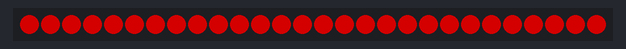
Recording of a program running on a simulated Arduino Nano, built with avr-gcc and run on an emulated ATmega328P. Shown: 28 RGB LEDs in strip order, left to right. Dim RGB values are drawn brighter than linear. At 3.7 s the program stops and its outputs stay as they are.

Above: at 0.12 s.
At 0.65 s:
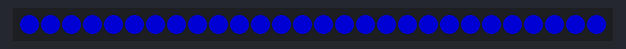
At 1.25 s:
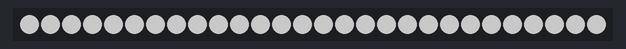
At 1.7 s:
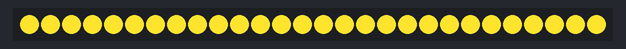

The program:

main.cpp
```cpp
#include <Arduino.h>
#include <FastLED.h>

/* Chipset of the LED strip */
#define LED_CONTROLLER WS2801
/* LED strip color order */
#define LED_COLOR_ORDER GBR
/* DATA_PIN, CLOCK_PIN of the SPI */
#define LED_PINS PIN_SPI_MOSI, PIN_SPI_SCK
/* Number of LEDs in the strip */
#define LED_COUNT 28
/* Color correction */
#define LED_COLOR_CORRECTION TypicalLEDStrip

// Short initialization test of the LEDs
#define LED_TEST_ENABLE true
#define LED_TEST_DELAY 250


/* LED strip data */
CRGB leds[LED_COUNT];

/* Set all LEDs to a specific color */
void allLEDsToColor(const CRGB &color)
{
  for (int i = 0; i < LED_COUNT; i++)
  {
    leds[i] = color;
  }
  FastLED.show();
}

/* Test all LEDs by cycling through Red, Green, and Blue */
void testAllLEDs() {
  allLEDsToColor(CRGB::Red);
  delay(LED_TEST_DELAY);
  allLEDsToColor(CRGB::Green);
  delay(LED_TEST_DELAY);
  allLEDsToColor(CRGB::Blue);
  delay(LED_TEST_DELAY);

  // test through brightness levels
  for (int b = 0; b <= 255; b += 1) {
    FastLED.setBrightness(b);
    allLEDsToColor(CRGB::White);
    // reach top brightness within 1 second
    delay((int)((float)1000/255));
  }
}

int main()
{
  // setup Arduino core timers such that delay() works as expected
  init();

  FastLED.addLeds<LED_CONTROLLER, LED_PINS, LED_COLOR_ORDER>(leds, LED_COUNT);
  FastLED.setCorrection(LED_COLOR_CORRECTION);
  FastLED.setBrightness(128);

  // initialization test
  if (LED_TEST_ENABLE)
  {
    testAllLEDs();
  }

  // set LEDs to a nice color
  allLEDsToColor(CRGB::FairyLight);

  // idle forever
  for (;;) {
    delay(1000);
  }
}
```
